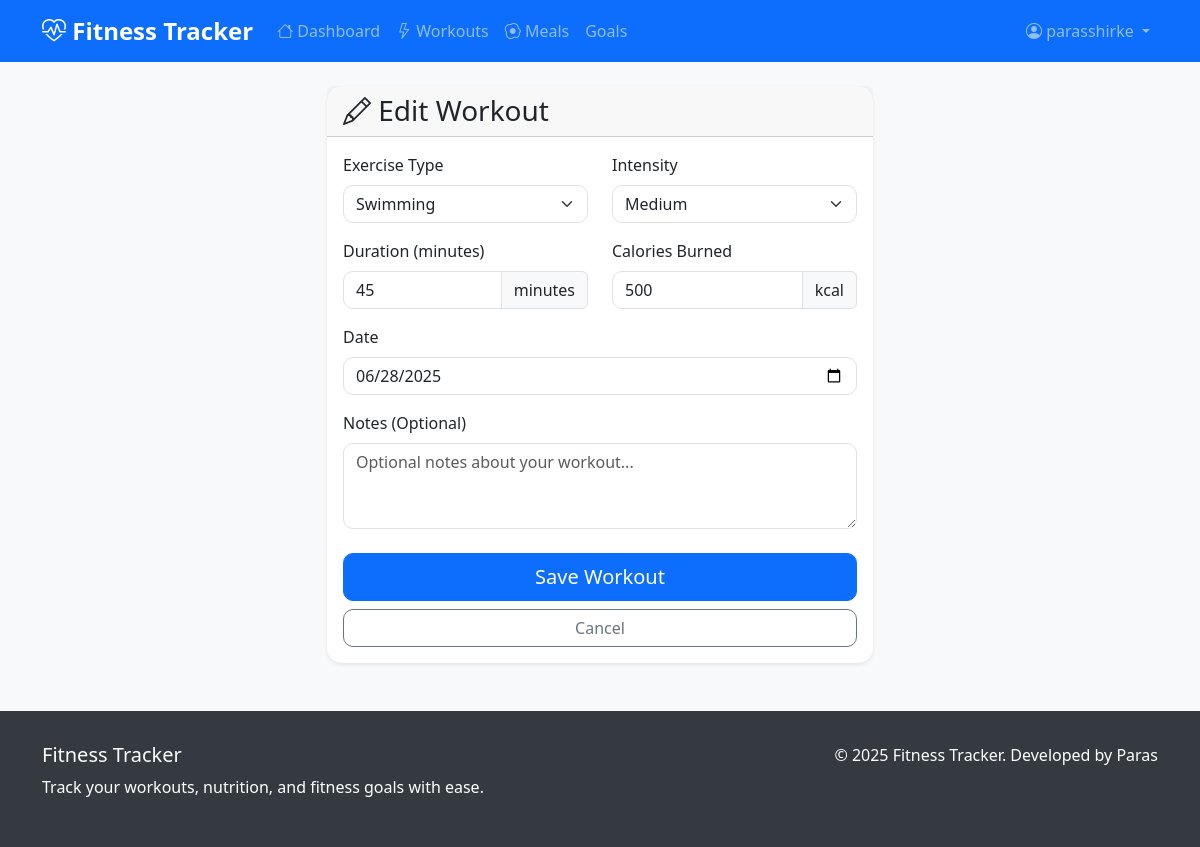
/workouts/1/edit (signed in), run on the app's committed database.
### models/user.py (models this page shows, shortened)
class User(UserMixin, db.Model):
    __tablename__ = 'users'
    id = db.Column(db.Integer, primary_key=True)
    username = db.Column(db.String(80), unique=True, nullable=False)
    email = db.Column(db.String(120), unique=True, nullable=False)
    password_hash = db.Column(db.String(255), nullable=False)
    first_name = db.Column(db.String(50), nullable=True)
    last_name = db.Column(db.String(50), nullable=True)
    age = db.Column(db.Integer, nullable=True)
    weight = db.Column(db.Float, nullable=True)  # in kg
    height = db.Column(db.Float, nullable=True)  # in cm
    gender = db.Column(db.String(20), nullable=True)
    activity_level = db.Column(db.String(50), nullable=True)
    created_at = db.Column(db.DateTime, default=datetime.utcnow)
    updated_at = db.Column(db.DateTime, default=datetime.utcnow, onupdate=datetime.utcnow)
    workouts = db.relationship('Workout', backref='user', lazy=True, cascade='all, delete-orphan')
    meals = db.relationship('Meal', backref='user', lazy=True, cascade='all, delete-orphan')
    goals = db.relationship('Goal', backref='user', lazy=True, cascade='all, delete-orphan')

### models/workout.py (models this page shows, shortened)
class Workout(db.Model):
    __tablename__ = 'workouts'
    id = db.Column(db.Integer, primary_key=True)
    user_id = db.Column(db.Integer, db.ForeignKey('users.id'), nullable=False)
    exercise_type = db.Column(db.String(100), nullable=False)  # e.g., "Running", "Weight Training"
    duration = db.Column(db.Integer, nullable=False)  # Duration in minutes
    intensity = db.Column(db.String(20), nullable=False)  # "Low", "Medium", "High"
    calories = db.Column(db.Integer, nullable=False)  # Calories burned
    notes = db.Column(db.Text)  # Optional notes about the workout
    date = db.Column(db.DateTime, nullable=False, default=datetime.utcnow)
    created_at = db.Column(db.DateTime, default=datetime.utcnow)
    updated_at = db.Column(db.DateTime, default=datetime.utcnow, onupdate=datetime.utcnow)
    @staticmethod
    def get_exercise_types():
        return [
            'Running', 'Walking', 'Cycling', 'Swimming', 'Weight Training',
            'Yoga', 'Pilates', 'HIIT', 'CrossFit', 'Basketball', 'Soccer',
            'Tennis', 'Golf', 'Hiking', 'Dancing', 'Boxing', 'Martial Arts',
            'Rowing', 'Elliptical', 'Stair Climber', 'Other'
        ]

### blueprints/workout.py (the view, shortened to what this page needs)
@workout.route('/workouts/<int:id>/edit', methods=['GET', 'POST'])
@login_required
def edit(id):
    workout = Workout.query.filter_by(id=id, user_id=current_user.id).first_or_404()
    form = WorkoutForm(obj=workout)
    form.exercise_type.choices = [(t, t) for t in Workout.get_exercise_types()]
    return render_template('workout/edit.html', form=form, workout=workout)

### forms.py
class WorkoutForm(FlaskForm):
    exercise_type = SelectField('Exercise Type', validators=[
        DataRequired(message='Please select an exercise type')
    ], choices=[])
    duration = IntegerField('Duration (minutes)', validators=[
        DataRequired(message='Duration is required'),
        NumberRange(min=1, max=1000, message='Duration must be between 1 and 1000 minutes')
    ])
    intensity = SelectField('Intensity', validators=[
        DataRequired(message='Please select intensity level')
    ], choices=[
        ('Low', 'Low'),
        ('Medium', 'Medium'),
        ('High', 'High')
    ])
    calories = IntegerField('Calories Burned', validators=[
        DataRequired(message='Calories burned is required'),
        NumberRange(min=1, max=5000, message='Calories must be between 1 and 5000')
    ])
    notes = TextAreaField('Notes (Optional)')
    date = DateField('Date', validators=[
        DataRequired(message='Date is required')
    ], default=datetime.utcnow)
    submit = SubmitField('Save Workout')

### templates/workout/edit.html (shortened to what this page needs)
{% extends "base.html" %}
{% block content %}
<div class="row justify-content-center">
    <div class="col-md-8 col-lg-6">
        <div class="card">
            <div class="card-header">
                <h3 class="mb-0"><i class="bi bi-pencil"></i> Edit Workout</h3>
            </div>
            <div class="card-body">
                <form method="POST">
                    <div class="row">
                        <div class="col-md-6 mb-3">
                            {{ form.exercise_type.label(class="form-label") }}
                            {{ form.exercise_type(class="form-select" + (" is-invalid" if form.exercise_type.errors else "")) }}
                        </div>
                        <div class="col-md-6 mb-3">
                            {{ form.intensity.label(class="form-label") }}
                            {{ form.intensity(class="form-select" + (" is-invalid" if form.intensity.errors else "")) }}
                        </div>
                    </div>
                    <div class="row">
                        <div class="col-md-6 mb-3">
                            {{ form.duration.label(class="form-label") }}
                            <div class="input-group">
                                {{ form.duration(class="form-control" + (" is-invalid" if form.duration.errors else "")) }}
                                <span class="input-group-text">minutes</span>
                            </div>
                        </div>
                        <div class="col-md-6 mb-3">
                            {{ form.calories.label(class="form-label") }}
                            <div class="input-group">
                                {{ form.calories(class="form-control" + (" is-invalid" if form.calories.errors else "")) }}
                                <span class="input-group-text">kcal</span>
                            </div>
                        </div>
                    </div>
                    <div class="mb-3">
                        {{ form.date.label(class="form-label") }}
                        {{ form.date(class="form-control" + (" is-invalid" if form.date.errors else "")) }}
                    </div>
                    <div class="mb-4">
                        {{ form.notes.label(class="form-label") }}
                        {{ form.notes(class="form-control" + (" is-invalid" if form.notes.errors else ""), rows="3", placeholder="Optional notes about your workout...") }}
                    </div>
                    <div class="d-grid gap-2">
                        {{ form.submit(class="btn btn-primary btn-lg") }}
                        <a href="{{ url_for('workout.show', id=workout.id) }}" class="btn btn-outline-secondary">Cancel</a>
                    </div>
                </form>
            </div>
        </div>
    </div>
</div>
{% endblock %}

### templates/base.html (shortened to what this page needs)
<!DOCTYPE html>
<html lang="en">
<head>
    <link href="https://cdn.jsdelivr.net/npm/bootstrap@5.3.0/dist/css/bootstrap.min.css" rel="stylesheet">
    <link href="https://cdn.jsdelivr.net/npm/bootstrap-icons@1.10.0/font/bootstrap-icons.css" rel="stylesheet">
</head>
<body>
    <nav class="navbar navbar-expand-lg navbar-dark bg-primary">
        <div class="container">
            <a class="navbar-brand" href="{{ url_for('dashboard.index') }}">
                <i class="bi bi-heart-pulse"></i> Fitness Tracker
            </a>
            <div class="collapse navbar-collapse" id="navbarNav">
                {% if current_user.is_authenticated %}
                <ul class="navbar-nav me-auto">
                    <li class="nav-item">
                        <a class="nav-link" href="{{ url_for('dashboard.index') }}">
                            <i class="bi bi-house"></i> Dashboard
                        </a>
                    </li>
                    <li class="nav-item">
                        <a class="nav-link" href="{{ url_for('workout.index') }}">
                            <i class="bi bi-lightning"></i> Workouts
                        </a>
                    </li>
                    <li class="nav-item">
                        <a class="nav-link" href="{{ url_for('meal.index') }}">
                            <i class="bi bi-egg-fried"></i> Meals
                        </a>
                    </li>
                    <li class="nav-item">
                        <a class="nav-link" href="{{ url_for('goal.index') }}">
                             Goals
                        </a>
                    </li>
                </ul>
                <ul class="navbar-nav">
                    <li class="nav-item dropdown">
                        <a class="nav-link dropdown-toggle" href="#" id="navbarDropdown" role="button" data-bs-toggle="dropdown">
                            <i class="bi bi-person-circle"></i> {{ current_user.username }}
                        </a>
                    </li>
                </ul>
                {% endif %}
            </div>
        </div>
    </nav>
    <main class="container my-4">
        {% block content %}{% endblock %}
    </main>
    <footer class="footer">
        <div class="container">
            <div class="row">
                <div class="col-md-6">
                    <h5>Fitness Tracker</h5>
                    <p>Track your workouts, nutrition, and fitness goals with ease.</p>
                </div>
                <div class="col-md-6 text-md-end">
                    <p>&copy; 2025 Fitness Tracker. Developed by Paras</p>
                </div>
            </div>
        </div>
    </footer>
</body>
</html>

### templates/base.html (style rules this page uses)
:root { --primary-color: #007bff; --secondary-color: #6c757d; --success-color: #28a745; --danger-color: #dc3545; --warning-color: #ffc107; --info-color: #17a2b8; }
body { background-color: #f8f9fa; font-family: 'Segoe UI', Tahoma, Geneva, Verdana, sans-serif; }
.navbar-brand { font-weight: bold; font-size: 1.5rem; }
.card { border: none; border-radius: 15px; box-shadow: 0 0.125rem 0.25rem rgba(0, 0, 0, 0.075); transition: transform 0.2s ease-in-out; }
.btn { border-radius: 10px; font-weight: 500; }
.form-control, .form-select { border-radius: 10px; border: 1px solid #dee2e6; }
.footer { background-color: #343a40; color: white; padding: 2rem 0; margin-top: 3rem; }

### data on the page
User: username "parasshirke"
Workout: exercise_type "Swimming", intensity "Medium", duration "45", calories "500", date "06/28/2025"
